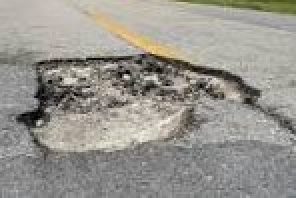
#> input picture classes/images/buraco1.jpg, 148 x 99 px, found by its file name (shown 2 times larger)
$ python save_a_file.py
#> lines starting #> are read from the running program, lines starting #| are printed output that depends on the picture
#> further down, image1 is the input picture: shape (99, 148, 3); mean B, G, R 142.4, 149.3, 151.8
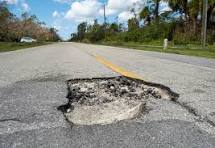
#> input picture images/buraco2.jpg, 215 x 148 px
#> further down, image2 is the input picture: shape (148, 215, 3); mean B, G, R 132.5, 139, 136
### classes/htd.py
import cv2
import numpy as np

class HTD:
    """
    Homogeneous Texture Descriptor (HTD)
    """

    def __init__(self, num_blocks=4, num_bins=8):
        self.num_blocks = num_blocks
        self.num_bins = num_bins

    def extract_features(self, image):
        """
        Extracts the Histogram of Textured Differences (HTD) features from an image.
        :param image:
        :return: features: Vector of features
        """
        if image is None or image.size == 0:
            raise ValueError("A imagem fornecida está vazia ou inválida")

        # Convertendo a imagem para o espaço de cores HSV
        hsv_image = cv2.cvtColor(image, cv2.COLOR_BGR2HSV)
#> hsv_image: shape (99, 148, 3); mean H, S, V 25.4, 18, 152.2

        # Normalizando o histograma para cada canal
        h, s, v = cv2.split(hsv_image)
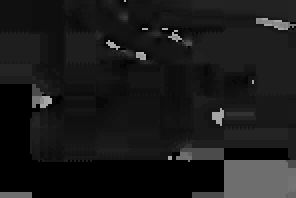
#> h: shape (99, 148) (shown 2 times larger); min 0, max 179, mean 25.4
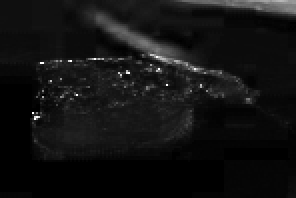
#> s: shape (99, 148) (shown 2 times larger); min 0, max 255, mean 18
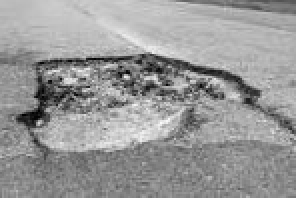
#> v: shape (99, 148) (shown 2 times larger); min 0, max 250, mean 152.2
        h_eq = cv2.equalizeHist(h)
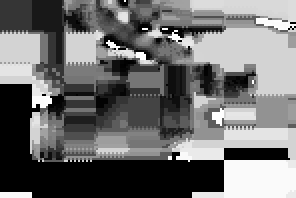
#> h_eq: shape (99, 148) (shown 2 times larger); min 0, max 255, mean 110.6
        s_eq = cv2.equalizeHist(s)
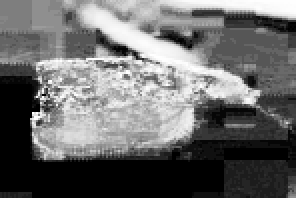
#> s_eq: shape (99, 148) (shown 2 times larger); min 0, max 255, mean 106
        v_eq = cv2.equalizeHist(v)
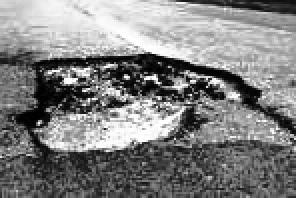
#> v_eq: shape (99, 148) (shown 2 times larger); min 0, max 255, mean 128.6
        hsv_eq_image = cv2.merge([h_eq, s_eq, v_eq])
#> hsv_eq_image: shape (99, 148, 3); mean H, S, V 110.6, 106, 128.6

        # Dividindo a imagem normalizada em blocos
        height, width = hsv_eq_image.shape[:2]
#> height = 99; width = 148
        block_height = height // self.num_blocks
#> block_height = 24
        block_width = width // self.num_blocks
#> block_width = 37

        features = []

        for i in range(self.num_blocks):
            for j in range(self.num_blocks):
                # Obtendo o bloco atual
                block = hsv_eq_image[i * block_height:(i + 1) * block_height, j * block_width:(j + 1) * block_width]

                # Calculando o histograma de matiz do bloco
                hist_hue = cv2.calcHist([block], [0], None, [self.num_bins], [0, 180])
                hist_saturation = cv2.calcHist([block], [1], None, [self.num_bins], [0, 256])
                hist_value = cv2.calcHist([block], [2], None, [self.num_bins], [0, 256])

                # Normalizando os histogramas
                hist_hue = cv2.normalize(hist_hue, hist_hue).flatten()
                hist_saturation = cv2.normalize(hist_saturation, hist_saturation).flatten()
                hist_value = cv2.normalize(hist_value, hist_value).flatten()

                # Concatenando as características do bloco atual
                features.extend(hist_hue)
                features.extend(hist_saturation)
                features.extend(hist_value)
#> after the loop, features = 384 values, max 1 at index 360, min 0 at index 4, mean 0.242

        return features

### save_a_file.py
import classes.htd as htd
import cv2
import numpy as np

# Load the image
image1 = cv2.imread("images/buraco1.jpg")
image2 = cv2.imread("images/buraco2.jpg")

htd_distance = htd.HTD()


vector =htd_distance.extract_features(image1)
#> vector has the same summary as features in extract_features

np.savetxt("output/test.txt",vector, delimiter=',', fmt='%f')
